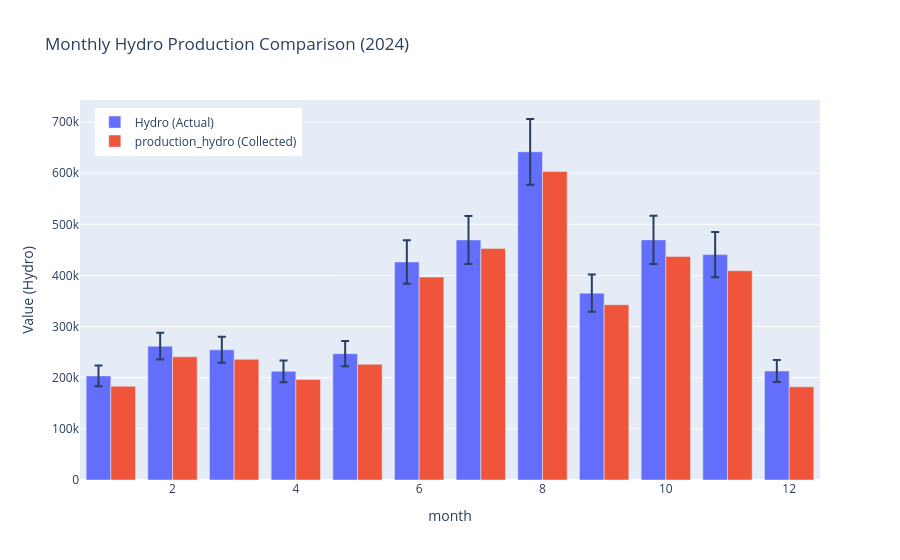

Here is the notebook cell this chart was saved with:
### Code cell
# Hydro Generation comparison

plot_monthly_comparison_with_tolerance(df_monthly_actual_2024,
                                       df_prod_monthly_2024,
                                       month_col='month',
                                       actual_col='Hydro',
                                       collected_col='production_hydro',
                                       tolerance=0.1,
                                       title="Monthly Hydro Production Comparison (2024)")

### Figure 1 — Plotly figure (JSON) as saved in the notebook; plotly's stock layout.template omitted (floating-point values rounded to 4 significant figures)
{"data": [{"error_y": {"array": [20350.0, 26160.0, 25450.0, 21260.0, 24710.0, 42640.0, 46950.0, 64180.0, 36540.0, 46960.0, 44070.0, 21320.0], "arrayminus": [20350.0, 26160.0, 25450.0, 21260.0, 24710.0, 42640.0, 46950.0, 64180.0, 36540.0, 46960.0, 44070.0, 21320.0], "type": "data"}, "name": "Hydro (Actual)", "type": "bar", "x": [1, 2, 3, 4, 5, 6, 7, 8, 9, 10, 11, 12], "y": [203520, 261631, 254525, 212622, 247073, 426415, 469469, 641790, 365395, 469585, 440749, 213159]}, {"name": "production_hydro (Collected)", "type": "bar", "x": [1, 2, 3, 4, 5, 6, 7, 8, 9, 10, 11, 12], "y": [183224, 240844, 235972, 196561, 226351, 396764, 452870, 603320, 342951, 437281, 409212, 182237]}], "layout": {"barmode": "group", "legend": {"x": 0.02, "y": 0.98}, "title": {"text": "Monthly Hydro Production Comparison (2024)"}, "xaxis": {"title": {"text": "month"}}, "yaxis": {"title": {"text": "Value (Hydro)"}}}}
